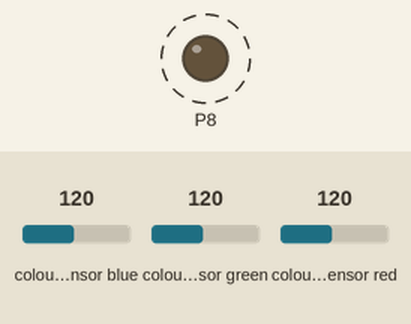
This program was run on a simulated BBC micro:bit running MicroPython. Parts: output pins drawn as LEDs (lit = HIGH). Dashed ring = blinking. The inputs (shaded band) are chosen by the test bench; at power-on: colour sensor blue 120, colour sensor green 120, colour sensor red 120. What the program prints to the serial console is not drawn.

Above: at 0.85 s.
1.3 s: colour sensor blue set to 5
4.3 s: colour sensor green set to 5
7.3 s: colour sensor red set to 64
Timing chart, 0 to 16.3 s (numbered marks = the images above; inputs shaded):
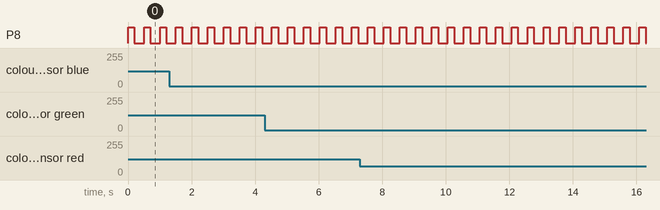

Measured:
- by itself, P8: alternates HIGH for 0.20 s and LOW for 0.30 s

The program:

tcs3472.py
```python
from microbit import i2c, sleep, pin8
import struct

ADDR = 0x29

LEVEL = 65.535

class tcs3472:
    def __init__(self):
        i2c.write(ADDR, b'\x80\x03')
        i2c.write(ADDR, b'\x81\x2b')

    def scaled(self):
        crgb = self.raw()
        if crgb[0] > 0:
            return tuple(float(x) / crgb[0] for x in crgb[1:])

        return (0,0,0)

    def rgb(self):
        return tuple(int(x * 255) for x in self.scaled())

    def light(self):
        return self.raw()[0]

    def brightness(self, level=LEVEL):
        return int((self.light() / level))

    def valid(self):
        i2c.write(ADDR, b'\x93')
        return i2c.read(ADDR, 1)[0] & 1

    def raw(self):
        i2c.write(ADDR, b'\xb4')
        return struct.unpack("<HHHH", i2c.read(ADDR, 8))

    def set_leds(self, state):
        pin8.write_digital(state)

if __name__ == "__main__":
    t = tcs3472()
    while True:
        t.set_leds(1)
        sleep(200)
        r, g, b = t.rgb()
        l = t.light()
        t.set_leds(0)
        print("#{:02x}{:02x}{:02x} - {}".format(r, g, b, l))
        sleep(300)
```
